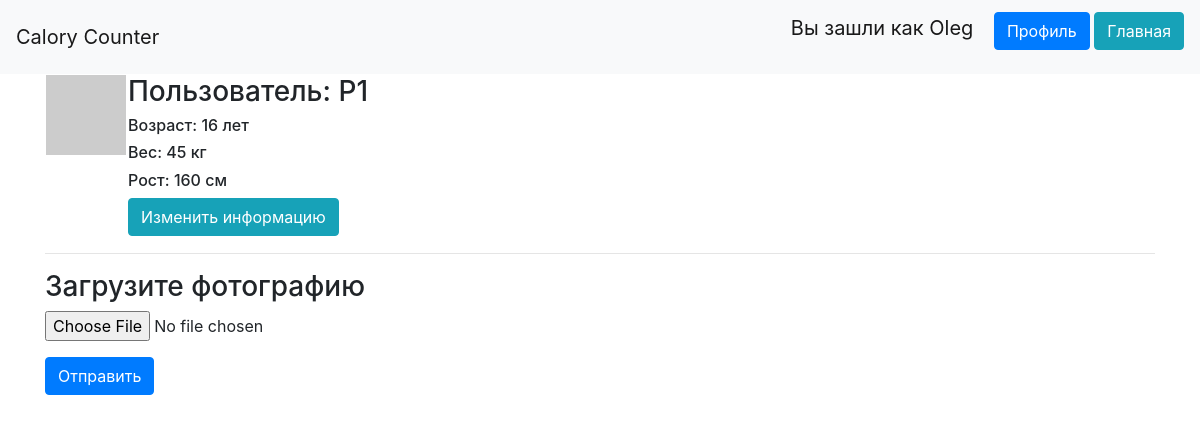
Page /profile/3 (signed in) on the earlier database version.
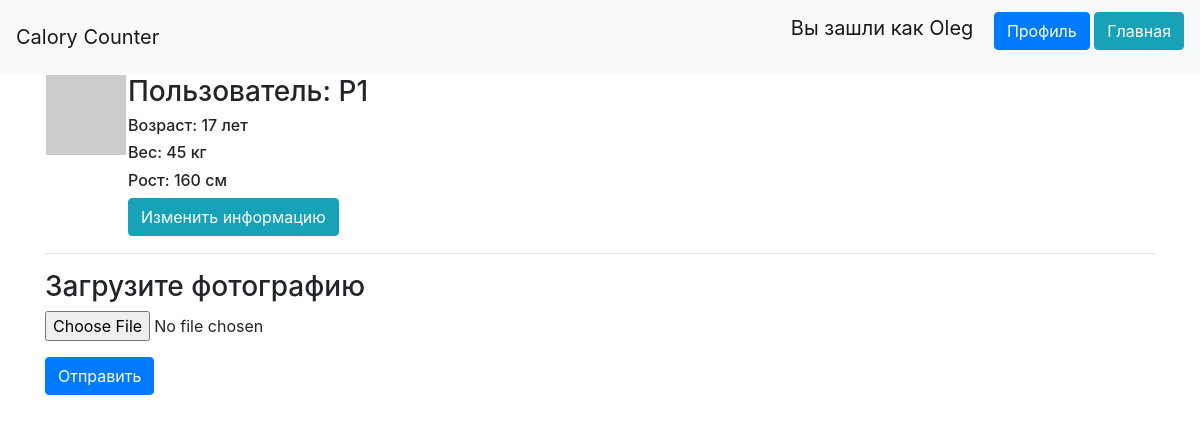
Same page on the later database version.
### data/users.py (models this page shows, shortened)
class User(SqlAlchemyBase, UserMixin, SerializerMixin):
    __tablename__ = 'users'
    id = sqlalchemy.Column(sqlalchemy.Integer,
                           primary_key=True, autoincrement=True)
    name = sqlalchemy.Column(sqlalchemy.String, nullable=True)
    about = sqlalchemy.Column(sqlalchemy.String, nullable=True)
    email = sqlalchemy.Column(sqlalchemy.String,
                              index=True, unique=True, nullable=True)
    age = sqlalchemy.Column(sqlalchemy.Integer)
    weight = sqlalchemy.Column(sqlalchemy.Integer)
    height = sqlalchemy.Column(sqlalchemy.Integer)
    gender = sqlalchemy.Column(sqlalchemy.String)
    hashed_password = sqlalchemy.Column(sqlalchemy.String, nullable=True)
    created_date = sqlalchemy.Column(sqlalchemy.DateTime,
                                     default=datetime.datetime.now)
    entered_details = sqlalchemy.Column(sqlalchemy.Boolean, default=False)
    activities = orm.relation("Activities", back_populates='user')
    def avatar(self, size, id_polz):
        if os.path.exists(f'static/img/{id_polz}.jpg'):
            im = Image.open(f"static/img/{id_polz}.jpg")
            im2 = im.resize((size, size))
            im2.save(f"static/img/{id_polz}.jpg")
            return url_for('static', filename=f'img/{id_polz}.jpg')
        digest = md5(self.email.lower().encode('utf-8')).hexdigest()
        return 'https://www.gravatar.com/avatar/{}?d=identicon&s={}'.format(
            digest, size)

### main.py (the view)
@app.route('/profile/<id>', methods=['GET', 'POST'])
@login_required
def edit_profile(id):
    db_sess = db_session.create_session()
    form = activities = db_sess.query(User).filter(User.id == id,
                                                   ).first()
    if request.method == 'POST':
        f = request.files['file']
        with open(f'static/img/{current_user.id}.jpg', mode='wb') as g:
            g.write(f.read())
    return render_template('profile.html', title='Profile',
                           form=form, method=request.method)

### data/db_session.py (called while the page is built)
def create_session() -> Session:
    global __factory
    return __factory()

### main.py (called while the page is built)
@login_manager.user_loader
def load_user(user_id):
    db_sess = db_session.create_session()
    return db_sess.query(User).get(user_id)

### templates/profile.html
{% extends "base.html" %}
{% block content %}
<table>
    <tr valign="top">
        {% if method == 'GET' %}
            <td><img src="{{ form.avatar(128, form.id) }}"></td>
        {% else %}
            <td><img src="{{ form.photo(128, form.id) }}" ></td>
        {% endif %}
        <td>
            <h3>Пользователь: {{ form.name }}</h3>
            <h6>Возраст: {{ form.age }} лет</h6>
            <h6>Вес: {{ form.weight }} кг</h6>
            <h6>Рост: {{ form.height }} см</h6>
            <a class="btn btn-info" href="/change_details/{{form.id}}">Изменить информацию</a>
        </td>
    </tr>
</table>
<hr>
<h3>Загрузите фотографию</h3>
<form class="login_form" method="post" enctype="multipart/form-data">
    <div class="form-group">
        <input type="file" class="form-control-file" id="photo" name="file">
    </div>
    <button type="submit" class="btn btn-primary">Отправить</button>
</form>
{% endblock %}

Differences in the rows shown:
changed User (number 2 of 2 on the later page): age "16" → "17"
